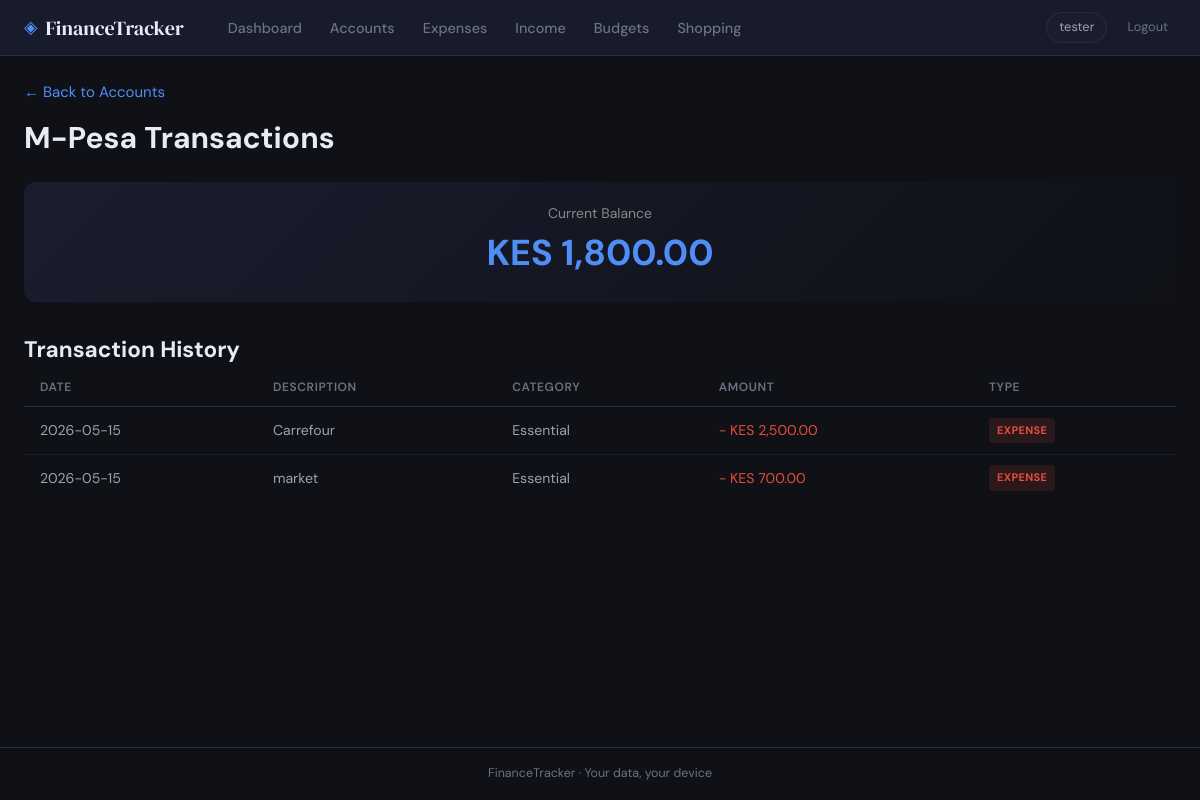
Page /accounts/transaction/1 (signed in) on the committed database.
### tables this page shows
CREATE TABLE accounts (
            id INTEGER PRIMARY KEY AUTOINCREMENT,
            user_id INTEGER NOT NULL,
            name TEXT NOT NULL,
            type TEXT NOT NULL,
            icon TEXT,
            color TEXT,
            currency TEXT DEFAULT 'KES',
            balance REAL DEFAULT 0,
            initial_balance REAL DEFAULT 0,
            is_active INTEGER DEFAULT 1,
            created_at TEXT DEFAULT (datetime('now')),
            FOREIGN KEY (user_id) REFERENCES users(id)
        );

CREATE TABLE expenses (
            id INTEGER PRIMARY KEY AUTOINCREMENT,
            user_id INTEGER NOT NULL,
            amount REAL NOT NULL,
            description TEXT,
            category TEXT NOT NULL,
            subcategory TEXT NOT NULL,
            expense_date TEXT NOT NULL,
            created_at TEXT DEFAULT (datetime('now')), account_id INTEGER,
            FOREIGN KEY (user_id) REFERENCES users(id)
        );

### app.py (the view)
@app.route('/accounts/transaction/<int:account_id>')
@login_required
def account_transactions(account_id):
    uid = current_user_id()
    db  = get_db()
    account = db.execute(
        'SELECT * FROM accounts WHERE id=? AND user_id=?', (account_id, uid)
    ).fetchone()
    if not account:
        flash('Account not found.', 'error')
        return redirect(url_for('accounts'))
    balance      = update_account_balance(account_id, uid)
    transactions = get_account_transactions(account_id, uid, 100)
    return render_template('account_transactions.html',
        account=account, balance=balance,
        transactions=transactions, currency_symbol=CURRENCY_SYMBOL,
    )

### app.py (called while the page is built)
def get_db():
    if 'db' not in g:
        g.db = sqlite3.connect(DB_PATH)
        g.db.row_factory = sqlite3.Row
        g.db.execute('PRAGMA foreign_keys = ON')
    return g.db

def login_required(f):
    @wraps(f)
    def decorated(*args, **kwargs):
        if 'user_id' not in session:
            flash('Please log in to continue.', 'warning')
            return redirect(url_for('login'))
        return f(*args, **kwargs)
    return decorated

def current_user_id():
    return session.get('user_id')

def get_account_transactions(account_id, user_id, limit=100):
    db = get_db()
    expenses = db.execute('''
        SELECT id, amount, description, expense_date as date,
               'expense' as type, category, subcategory
        FROM expenses
        WHERE account_id=? AND user_id=?
        ORDER BY expense_date DESC
        LIMIT ?
    ''', (account_id, user_id, limit)).fetchall()
    incomes = db.execute('''
        SELECT id, amount, source as description, income_date as date,
               'income' as type, category, '' as subcategory
        FROM income
        WHERE account_id=? AND user_id=?
        ORDER BY income_date DESC
        LIMIT ?
    ''', (account_id, user_id, limit)).fetchall()
    all_tx = [dict(r) for r in expenses] + [dict(r) for r in incomes]
    all_tx.sort(key=lambda x: x['date'], reverse=True)
    return all_tx[:limit]

### templates/account_transactions.html (shortened to what this page needs)
{% extends "base.html" %}
{% block content %}
<div class="container">
    <div class="transaction-header">
        <a href="{{ url_for('accounts') }}" class="back-link">← Back to Accounts</a>
        <h1>{{ account.name }} Transactions</h1>
    </div>
    <div class="account-summary">
        <div class="current-balance">
            <span class="label">Current Balance</span>
            <span class="amount">{{ currency_symbol }} {{ "{:,.2f}".format(balance) }}</span>
        </div>
    </div>
    <div class="transactions-list">
        <h2>Transaction History</h2>
        {% if transactions %}
        <table class="data-table">
            <thead>
                <tr><th>Date</th><th>Description</th><th>Category</th><th>Amount</th><th>Type</th></tr>
            </thead>
            <tbody>
                {% for t in transactions %}
                <tr class="transaction-{{ t.type }}">
                    <td>{{ t.date }}</td>
                    <td>{{ t.description }}</td>
                    <td>{{ t.category if t.category else t.subcategory }}</td>
                    <td class="amount {{ t.type }}">
                        {% if t.type == 'expense' %}-{% endif %}
                        {{ currency_symbol }} {{ "{:,.2f}".format(t.amount) }}
                    </td>
                    <td>
                        <span class="badge {{ t.type }}">
                            {{ t.type|upper }}
                        </span>
                    </td>
                </tr>
                {% endfor %}
            </tbody>
        </table>
        {% else %}
        <p class="no-data">No transactions found for this account.</p>
        {% endif %}
    </div>
</div>
{% endblock %}

### static/style.css (style rules this page uses)
:root { --bg: #0f1117; --surface: #1a1d2e; --surface2: #12151f; --border: #2a2d3e; --accent: #3a3f60; --accent2: #252840; --primary: #4f8ef7; --primary-dark:#3a7ae0; --green: #2ecc71; --red: #e74c3c; --yellow: #f39c12; --purple: #9b59b6; --text: #e8eaf6; --text-muted: #6b7280; --text-sub: #9ca3af; --radius-sm: 4px; --radius: 8px; --radius-lg: 12px; --radius-xl: 18px; --font-sans: 'DM Sans', sans-serif; --font-disp: 'DM Serif Display', serif; --shadow: 0 2px 12px rgba(0,0,0,0.4); --shadow-lg: 0 8px 32px rgba(0,0,0,0.5); }
*, *::before, *::after { box-sizing: border-box; margin: 0; padding: 0; }
html { scroll-behavior: smooth; }
body { background: var(--bg); color: var(--text); font-family: var(--font-sans); font-size: 15px; line-height: 1.6; min-height: 100vh; display: flex; flex-direction: column; }
a { color: var(--primary); text-decoration: none; }
.container { max-width: 1200px; margin: 0 auto; padding: 0 1.5rem 3rem; }
.data-table { width: 100%; border-collapse: collapse; font-size: 0.88rem; }
.data-table thead th { padding: 0.6rem 1rem; text-align: left; font-size: 0.75rem; font-weight: 600; text-transform: uppercase; letter-spacing: 0.05em; color: var(--text-muted); border-bottom: 1px solid var(--border); white-space: nowrap; }
.data-table tbody td { padding: 0.65rem 1rem; border-bottom: 1px solid rgba(42,45,62,0.5); vertical-align: middle; color: var(--text-sub); }
.data-table tbody tr:last-child td { border-bottom: none; }
.badge { display: inline-block; padding: 0.2em 0.55em; border-radius: var(--radius-sm); font-size: 0.72rem; font-weight: 700; letter-spacing: 0.03em; }
.badge.expense, .badge-expense { background: rgba(231,76,60,0.15); color: var(--red); }

### templates/account_transactions.html (style rules this page uses)
.transaction-header { margin-bottom: 20px; }
.back-link { color: #4f8ef7; text-decoration: none; display: inline-block; margin-bottom: 10px; }
.account-summary { background: linear-gradient(135deg, #1a1d2e, #0f1117); border-radius: 12px; padding: 20px; margin-bottom: 30px; }
.current-balance { text-align: center; }
.current-balance .label { font-size: 14px; color: #888; display: block; }
.current-balance .amount { font-size: 36px; font-weight: bold; color: #4f8ef7; }
.badge { padding: 4px 8px; border-radius: 4px; font-size: 11px; font-weight: bold; }
.badge.expense { background: #e74c3c20; color: #e74c3c; }
.amount.expense { color: #e74c3c; }

### rows in the picture
accounts: name "M-Pesa", currency "KES"
expenses: date "2026-05-15", description "Carrefour", category "Essential", currency_symbol "KES", amount "2,500.00", type "EXPENSE"
expenses: date "2026-05-15", description "market", category "Essential", currency_symbol "KES", amount "700.00", type "EXPENSE"

### other values in the picture
{{ session.username }} "tester"
{{ "{:,.2f}".format(balance) }} "1,800.00"
